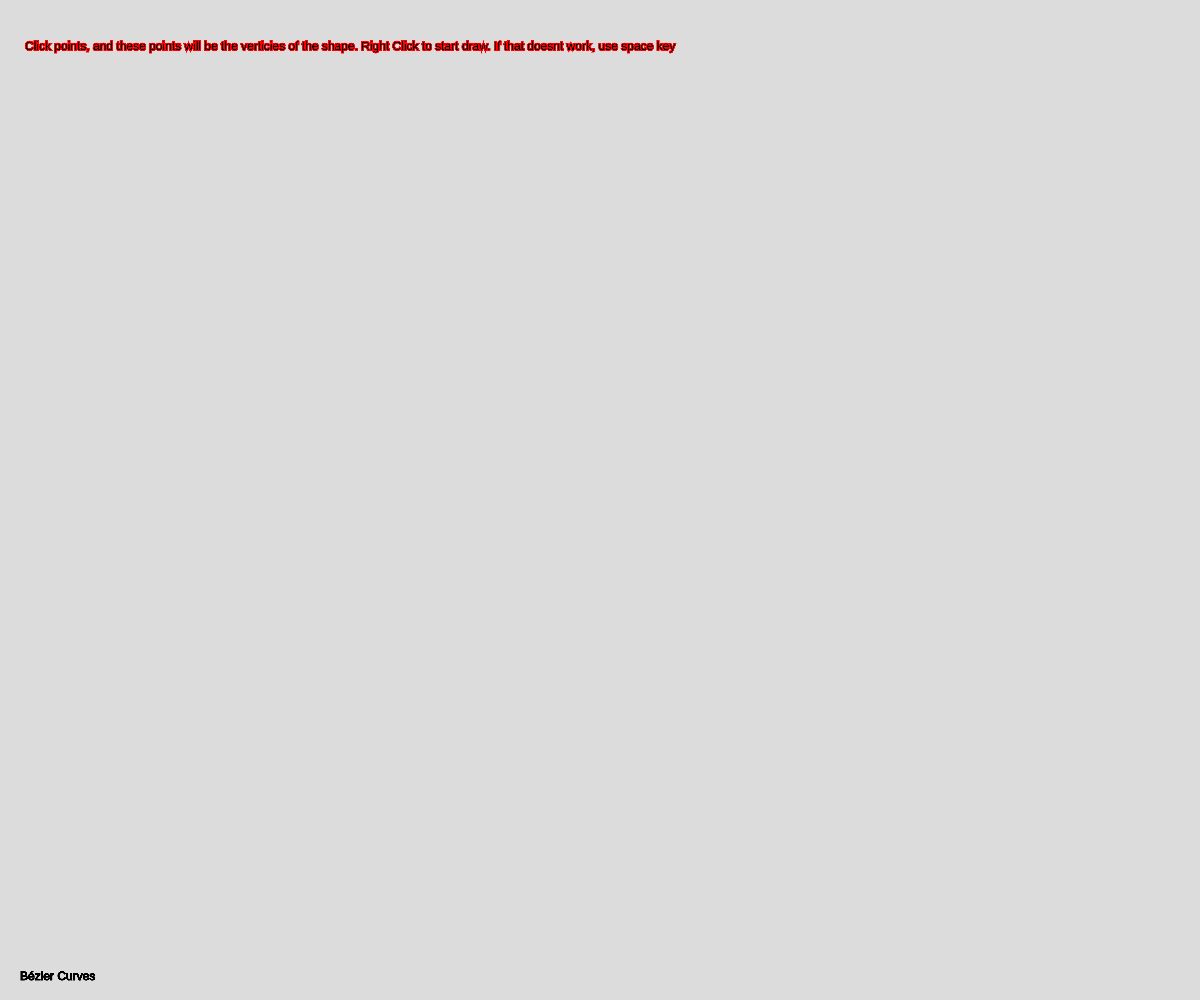
Frame 1 (no input)
Frame 60 (no input): identical to frame 1, image omitted
Frame 120 (the mouse pressed at the canvas centre since frame 60): identical to frame 1, image omitted

The p5.js sketch that drew this single still picture (run headless with seeded random() and noise() and a simulated clock; from frame 60 on, the mouse is pressed at the canvas centre):

// p5.js sketch
// ── sketch.js
//**OPTIONS FOUND IN options.js FILE**


let drawing = true

function setup() {
  createCanvas(windowWidth,windowHeight);
}
writetext = false
function draw() {
  if(writetext&&devMode){
    text("Something broke",20,20)
  }
  pixelDensity(quality)
  background(220);
  stroke("black")
  strokeWeight(2)
  
  
  
  if(clickmode){
    strokeWeight(1)
    text("Bézier Curves",20,windowHeight-20)
    txt = ("Click points, and these points will be the verticies of the shape. Right Click to start draw. If that doesnt work, use space key")
    strokeWeight(2)
    stroke('red')
    text(txt,25,50)
    strokeWeight(5)
    for(let i = 0;i<coords.length-1;i+=2){
      point(coords[i],coords[i+1])
    }
  }
  
  
  else{
    strokeWeight(1)
    if(degree <= 10){
      curveName = names[degree]
    }else{
      curveName = "Degree "+degree
    }
    text((curveName+" Bézier Curve"),20,windowHeight-20)
    ogcoords = coords
    let checkX
    let checkY
    for(let k = degree;k>0;k--){
    stroke(155-(degree-k)*(100/degree))
    newcoords = []
    for(let i = 0;i<coords.length-2;i+=2){
      x01 = coords[i]
      x02 = coords[i+2]
      y01 = coords[i+1]
      y02 = coords[i+3]
      strokeWeight(6)
      point(x01,y01)
      point(x02,y02)
      strokeWeight(2)
      if(k == 1){
        strokeWeight(4)
        stroke('black')
      }
      line(x01,y01,x02,y02)  
      
      newcoords.push(P(x02,x01,t))
      newcoords.push(P(y02,y01,t))
      if(k == 1){
        strokeWeight(10)
        x03 = P(x02,x01,t)
        y03 = P(y02,y01,t)
        if(color1){
          stroke(255,255,0)
        }else{
          stroke(0,255,255)
        }
        color1 = !color1
        point(x03,y03)
        if(!drawn){
          points.push([x03,y03])
          checkX = x03
          checkY = y03
        }
      }
    }
    coords = newcoords
  
  }
  coords = ogcoords
  
  
  if(!drawn){
    t += r1*n
  }
  if(repeat&&drawn){
    t += r2*n
  }
  strokeWeight(3)
  stroke('red')
  let rr = [9,0]
  if(!drawn){
    drawPoints(points)
    rr = points
  }else if(n<0){
    drawPoints(points.slice(0,maxcount-count+1))
    rr = points.slice(0,maxcount-count).length
    
  }else if(n>0){
    drawPoints(points.slice(0,count))
    rr = points.slice(0,count)
  }else{
    rr = points
  }
  if(devMode){
    text(checkX,70,60)
    text(checkY,70,80)
    rrr = rr[rr.length-1]
    text(rrr[0])
    text(rrr[1])
  }
  stroke(0)
  
  if(t > 1){
    if(!drawn){
      maxcount = count
    }
    n = -1
    drawn = true
    count = 0
    t = 1
  }
  if(t < 0){
    n = 1
    count = 0
    t = 0
  }
  count++
}
}

function mouseClicked(){
  if(clickmode){
    if(mouseButton === LEFT){
      coords.push(mouseX)
      coords.push(mouseY)
      degree++
    }else if (mouseButton === RIGHT||mouseButton===CENTER&& drawing==true){
      clickmode = false
      degree--
      writetext = true
      drawing=false
      console.log("middle button  or right button pressed")
    }
  }
}
function keyPressed() {
  if (keyCode === 32 && drawing==true) {//keycode for space is 32//
      clickmode = false
      degree--
      writetext = true
      console.log("space pressed")
      drawing=false
  }
}
// ── options.js

let quality = 3.0
let r1 = 0.005//intial rate while drawing
let r2 = 0.01//rate of other lines after drawing finished
let repeat = true//the pattern will repeat after drawing the curve
const screenSize = 600
let devMode = false
// ── setup.js
let n = 1//will become negative after a single rendition, and positive again. Will multiple to t
let canErase = true
let t = 0
let points = []//points are calculated and then added to this list until a single rotation is finished, each time, every point in this will be drawn.
let coords = []
clickmode = true
let degree = 0;
let ogcoords
let newcoords
let curveName
t = 0
let drawn = false
let clicksleft = degree + 1
let maxcount
let count = 0
let color1 = true
let namesID = [1,2,3,4,5,6,7,8,9,10]
let names = {
    2:"quadratic",
    3: "cubic",
    4: "quartic",
    5: "qunitic",
    6: "sextic",
    7:"septic",
    8:"octic",
    9:"nonic",
    10:"decic"
}




if(canErase){
    r2 = r1
}
function P(a,b,t){
    return (b-a)*t+a
  }

function drawPoints(points){
  let p
  let p2
for(let i = 0;i<points.length-1;i++){
    p = points[i]
    p2 = points[i+1]
    line(p[0],p[1],p2[0],p2[1])
    if(i==points.length-2&&devMode){
      text(p2[0],100,60)
      text(p2[1],100,80)
    }
  }
}

function getlastpoint(points){
  let p
  let p2
  for(let i = 0;i<points.length-1;i++){
    p = points[i]
    p2 = points[i+1]
  }
  return p2
}
